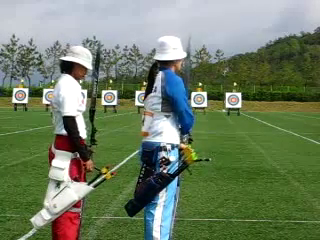
#> input picture frame 103 of archery.mp4, 320 x 240 px, given in place of video-0.mp4, which was not available
$ python test.py
#> lines starting #> are read from the running program, lines starting #| are printed output that depends on the picture; pictures that were not available may be replaced by others from this repository, and a replacement may not be noted
import cv2
import pandas as pd
import os
import numpy as np

def extract_and_merge_frames(video_path, csv_path, frames_before=3, frames_after=4):
    # Read the video
#> called with video_path = 'video-0.mp4', csv_path = 'video-0.csv', frames_before = 3, frames_after = 4
    cap = cv2.VideoCapture(video_path)
    if not cap.isOpened():
        raise ValueError(f"Error: Could not open video file {video_path}")

    # Get video properties
    fps = int(round(cap.get(cv2.CAP_PROP_FPS)))
    total_frames = int(cap.get(cv2.CAP_PROP_FRAME_COUNT))
    print(f"FPS: {fps}, Total frames: {total_frames}")

    # Read the CSV file
    df = pd.read_csv(csv_path)
#> (reads datasets/newdata/video-0.csv from the repository)

    # Create output directory if it doesn't exist
    os.makedirs("output_videos", exist_ok=True)

    for index, row in df.iterrows():
        key = row['Key']
        frame_number = row['Frame']

        frames = []
        for i in range(-frames_before, frames_after + 1):
            frame_index = frame_number + i
            if 0 <= frame_index < total_frames:
                # Set frame position
                cap.set(cv2.CAP_PROP_POS_FRAMES, frame_index)
                ret, frame = cap.read()
                if ret:
                    frames.append(frame)

        if frames:
            # Stack frames horizontally
            merged_frame = np.stack(frames)

            output_filename = f"{frame_number}_{key}.mp4"
            output_path = os.path.join("output_videos", output_filename)

            # Define video writer
            fourcc = cv2.VideoWriter_fourcc(*'mp4v')
            height, width = frames[0].shape[:2]
            out = cv2.VideoWriter(output_path, fourcc, fps, (width, height))

            # Write frames
            for frame in merged_frame:
                out.write(frame)

            out.release()
            print(f"Saved: {output_filename}")
#> this loop made 4 passes
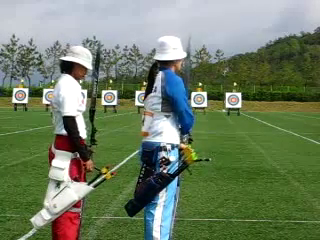
#> input picture frame 103 of archery.mp4, 320 x 240 px, given in place of video-0.mp4, which was not available
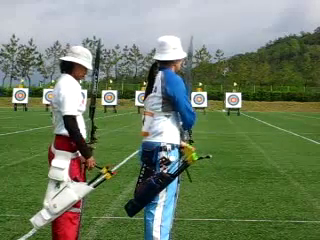
#> input picture frame 105 of archery.mp4, 320 x 240 px, given in place of video-0.mp4, which was not available
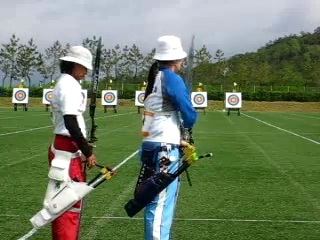
#> input picture frame 106 of archery.mp4, 320 x 240 px, given in place of video-0.mp4, which was not available
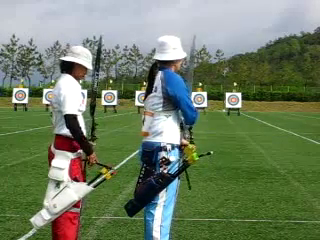
#> input picture frame 107 of archery.mp4, 320 x 240 px, given in place of video-0.mp4, which was not available
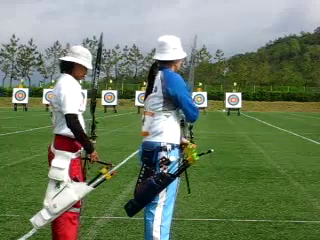
#> input picture frame 108 of archery.mp4, 320 x 240 px, given in place of video-0.mp4, which was not available
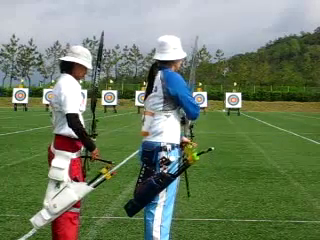
#> input picture frame 109 of archery.mp4, 320 x 240 px, given in place of video-0.mp4, which was not available
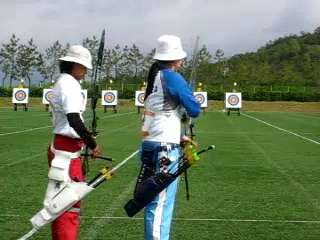
#> input picture frame 110 of archery.mp4, 320 x 240 px, given in place of video-0.mp4, which was not available
#> after the loop:
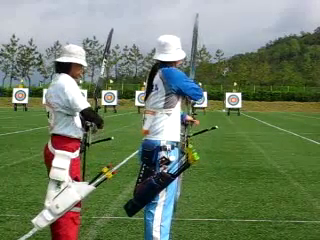
#> frame: shape (240, 320, 3); mean B, G, R 101.8, 128.3, 113

    # Release video capture
    cap.release()

# Example usage
extract_and_merge_frames('video-0.mp4', 'video-0.csv')
